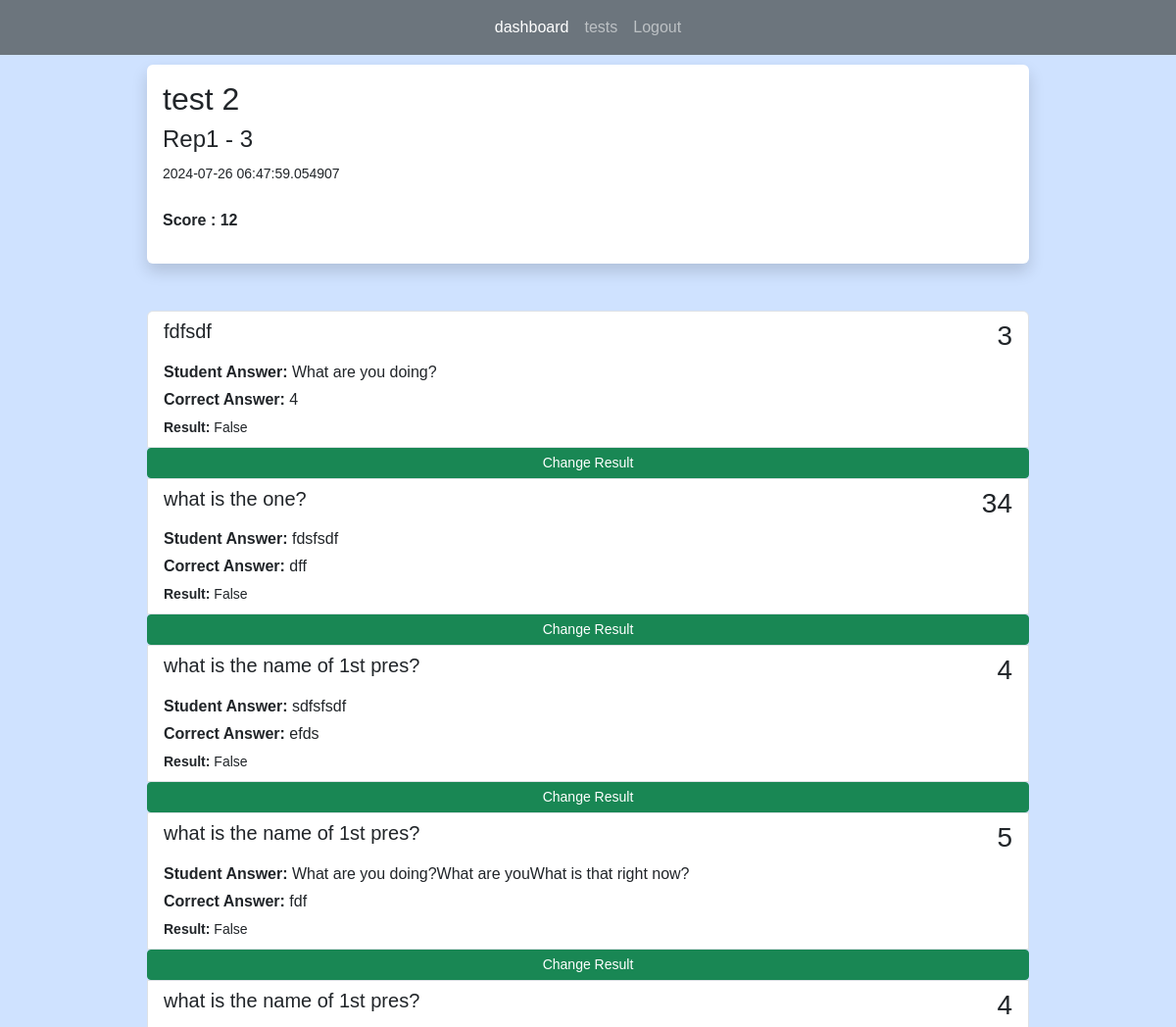
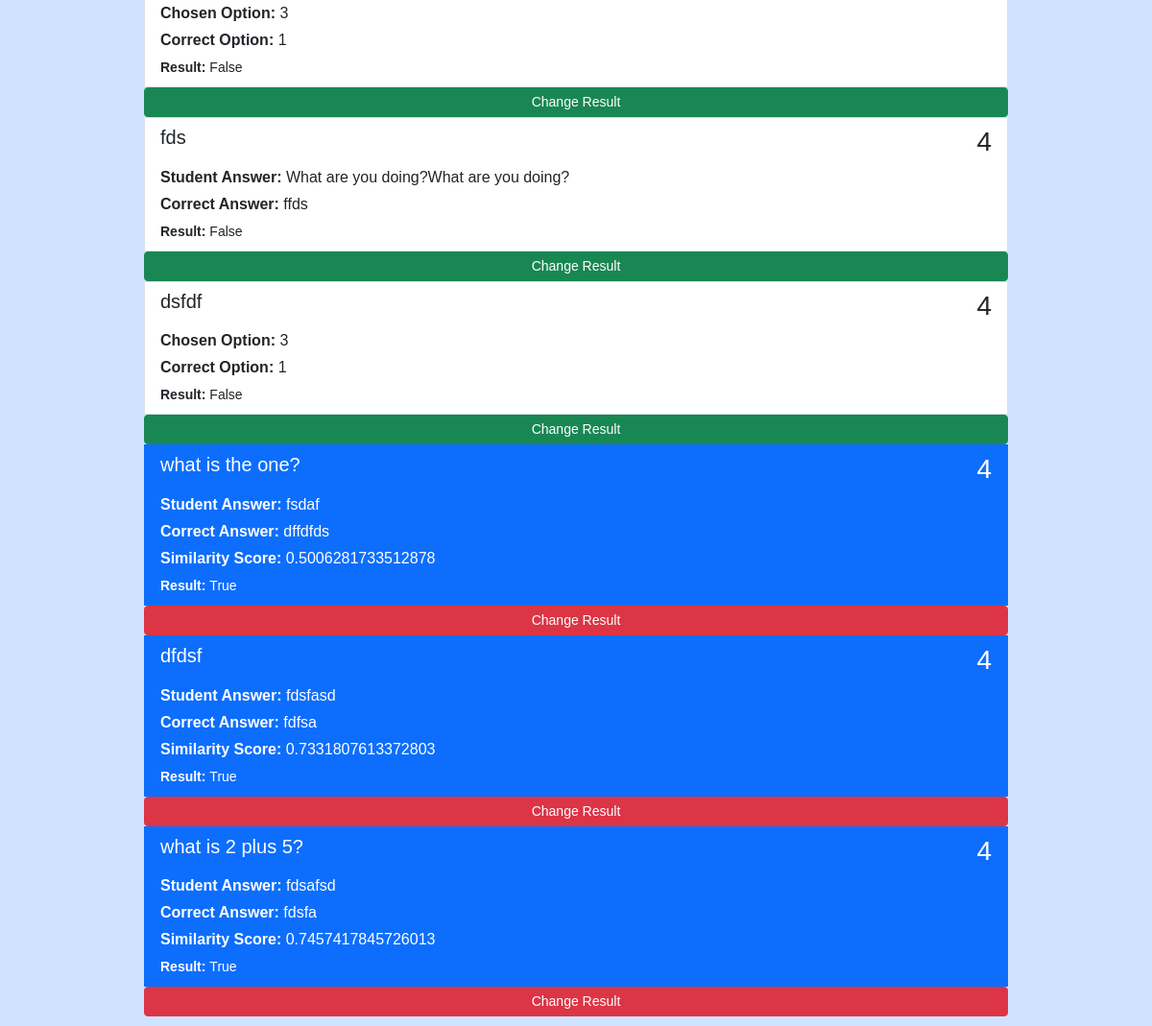
/tests/2/submission/2 (signed in), run on the app's committed database (2 pictures, top to bottom).
### app.py (models this page shows)
class Tests(db.Model):
    test_id = db.Column(db.Integer, primary_key=True)
    title = db.Column(db.String(255))
    start_date = db.Column(db.DateTime, nullable = False)
    end_date = db.Column(db.DateTime, nullable = False)
    status = db.Column(db.String(255))
    teacher_id = db.Column(db.Integer, db.ForeignKey('users.id'))
    teacher = db.relationship('Users', backref=db.backref('tests', lazy=True))
    questions = db.relationship("Questions", backref="question_list")
    code = db.Column(db.String(6), unique=True)  # column to store the unique code
    students = db.relationship('Users', secondary='test_students', backref=db.backref('tests_registered', lazy=True))
    submissions = db.relationship('Submission', backref='test_submissions', lazy=True)

class Users(db.Model, UserMixin):
    id = db.Column(db.Integer, primary_key = True)
    name = db.Column(db.String(200), nullable=False)
    email = db.Column(db.String(120), nullable=False, unique =True)
    password = db.Column(db.String(128), nullable=False)
    role = db.Column(db.String(80), nullable=False)
    submissions = db.relationship('Submission', backref='submitted_tests', lazy=True)

class Submission(db.Model):
    submission_id = db.Column(db.Integer, primary_key=True)
    student_id = db.Column(db.Integer, db.ForeignKey('users.id'))
    test_id = db.Column(db.Integer, db.ForeignKey('tests.test_id'))
    submitted_at = db.Column(db.DateTime, default=datetime.now)
    total_points = db.Column(db.Integer)
    student = db.relationship('Users', backref=db.backref('submitter', lazy=True))
    test = db.relationship('Tests', backref=db.backref('submission_test', lazy=True))
    answers = db.relationship('Answers', backref=db.backref('answered_questions', lazy=True), lazy=True)

class Questions(db.Model):
    question_id = db.Column(db.Integer, primary_key=True)
    question_text = db.Column(db.String(255), nullable=False)
    question_type = db.Column(db.String(255), nullable=False)
    points = db.Column(db.Integer, nullable=False)
    option1 = db.Column(db.String(255))
    option2 = db.Column(db.String(255))
    option3 = db.Column(db.String(255))
    option4 = db.Column(db.String(255))
    correct_opt = db.Column(db.Integer)
    correct_ans = db.Column(db.String(255))
    stt = db.Column(db.Boolean)
    test_id = db.Column(db.Integer, db.ForeignKey('tests.test_id'))
    test = db.relationship('Tests', backref=db.backref('question_test', lazy=True))
    answer = db.relationship("Answers", uselist=False)

class Answers(db.Model):
    answer_id = db.Column(db.Integer, primary_key=True)
    answer_text = db.Column(db.String(255))
    result = db.Column(db.Boolean, nullable=False)
    chosen_opt = db.Column(db.Integer)
    points_gained = db.Column(db.Integer)
    similarity_score = db.Column(db.Float)
    question_id = db.Column(db.Integer, db.ForeignKey('questions.question_id'))
    student_id = db.Column(db.Integer, db.ForeignKey('users.id'))
    student = db.relationship('Users', backref=db.backref('answers', lazy=True))
    submission_id = db.Column(db.Integer, db.ForeignKey('submission.submission_id'))
    submission = db.relationship('Submission', backref=db.backref('answer', lazy=True))

### app.py (the view)
@app.route('/tests/<int:id>/submission/<int:submission_id>', methods=['GET', 'POST'])
@login_required(role="teacher")
def view_submission(id, submission_id):
    test = Tests.query.get_or_404(id)
    submission = Submission.query.get_or_404(submission_id)
    return render_template("view_submission.html", test = test, submission=submission)

### app.py (called while the page is built)
@login_manager.user_loader
def load_user(user_id):
    return Users.query.get(int(user_id))

def login_required(role="ANY"):
    def wrapper(fn):
        @wraps(fn)
        def decorated_view(*args, **kwargs):
            if not current_user.is_authenticated:
               return login_manager.unauthorized()
            if ( (current_user.role != role) and (role != "ANY")):
                return login_manager.unauthorized()
            return fn(*args, **kwargs)
        return decorated_view
    return wrapper

### templates/view_submission.html (shortened to what this page needs)
{% extends 'index.html' %}
{% block content %}
<div class="shadow p-3 mb-5 bg-body rounded">
	<h2>{{ test.title }}</h2>
    <h4>{{ submission.student.name }} - {{ submission.student_id }}</h4>
	<small>{{ submission.submitted_at }}</small> <br/><br/>
	<p>
		<b> Score : {{ submission.total_points }}</b>
	</p>
</div>
<div class="list-group">
    {% for question in test.questions %}
        {% for answer in submission.answers %}
            {% if answer.question_id == question.question_id %}
                {% if answer.result == True %}
                    <a  class="list-group-item list-group-item-action active" >
                    <div class="d-flex w-100 justify-content-between">
                        <h5 class="mb-1">{{ question.question_text }}</h5>
                        <h3>{{question.points}}</h3>
                    </div>
                        {% if question.question_type == 'multiple-choice' %}
                            <p class="mb-1"><b>Chosen Option: </b>{{answer.chosen_opt}}</p>
                            <p class="mb-1"><b>Correct Option: </b>{{question.correct_opt}}</p>
                        {% elif question.question_type == 'essay' %}
                            <p class="mb-1"><b>Student Answer: </b>{{answer.answer_text}}</p>
                            <p class="mb-1"><b>Correct Answer: </b>{{question.correct_ans}}</p>
                            <p class="mb-1"><b>Similarity Score: </b>{{answer.similarity_score}}</p>
                        {% endif %}
                    <small><b>Result: </b>{{answer.result}}</small>
                    <a class="btn btn-danger btn-sm" href="{{ url_for('change_result', id=test.test_id, submission_id = submission.submission_id, answer_id = answer.answer_id)}}">Change Result</a>
                    </a>
                {% else %}
                    <a  class="list-group-item list-group-item-action" >
                        <div class="d-flex w-100 justify-content-between">
                        <h5 class="mb-1">{{ question.question_text }}</h5>
                        <h3>{{question.points}}</h3>
                        </div>
                        {% if question.question_type == 'multiple-choice' %}
                            <p class="mb-1"><b>Chosen Option: </b>{{answer.chosen_opt}}</p>
                            <p class="mb-1"><b>Correct Option: </b>{{question.correct_opt}}</p>
                        {% elif question.question_type == 'essay' %}
                            <p class="mb-1"><b>Student Answer: </b>{{answer.answer_text}}</p>
                            <p class="mb-1"><b>Correct Answer: </b>{{question.correct_ans}}</p>
                        {% endif %}
                        <small><b>Result: </b>{{answer.result}}</small>
                        <a class="btn btn-success btn-sm" href="{{ url_for('change_result', id=test.test_id, submission_id = submission.submission_id, answer_id = answer.answer_id)}}">Change Result</a>
                    </a>
                {% endif %}
            {% endif %}
        {% endfor %}
    {% endfor %}
{% endblock %}

### static/main.css (style rules this page uses)
body { font-family: Arial, sans-serif; margin: 0; padding: 0; }

### data on the page
Tests: title "test 2"
Users: student.name "Rep1"
Submission: student_id "3", submitted_at "2024-07-26 06:47:59.054907", total_points "12"
Questions: question_text "fdfsdf", points "3", correct_ans "4"
Answers: answer_text "What are you doing?", result "False"
Questions: question_text "what is the one?", points "34", correct_ans "dff"
Answers: answer_text "fdsfsdf", result "False"
Questions: question_text "what is the name of 1st pres?", points "4", correct_ans "efds"
Answers: answer_text "sdfsfsdf", result "False"
Questions: question_text "what is the name of 1st pres?", points "5", correct_ans "fdf"
Answers: answer_text "What are you doing?What are youWhat is that right now?", result "False"
Questions: question_text "what is the name of 1st pres?", points "4", correct_opt "1"
Answers: chosen_opt "3", result "False"
Questions: question_text "fds", points "4", correct_ans "ffds"
Answers: answer_text "What are you doing?What are you doing?", result "False"
Questions: question_text "dsfdf", points "4", correct_opt "1"
Answers: chosen_opt "3", result "False"
Questions: question_text "what is the one?", points "4", correct_ans "dffdfds"
Answers: answer_text "fsdaf", similarity_score "0.5006281733512878", result "True"
Questions: question_text "dfdsf", points "4", correct_ans "fdfsa"
Answers: answer_text "fdsfasd", similarity_score "0.7331807613372803", result "True"
Questions: question_text "what is 2 plus 5?", points "4", correct_ans "fdsfa"
Answers: answer_text "fdsafsd", similarity_score "0.7457417845726013", result "True"
